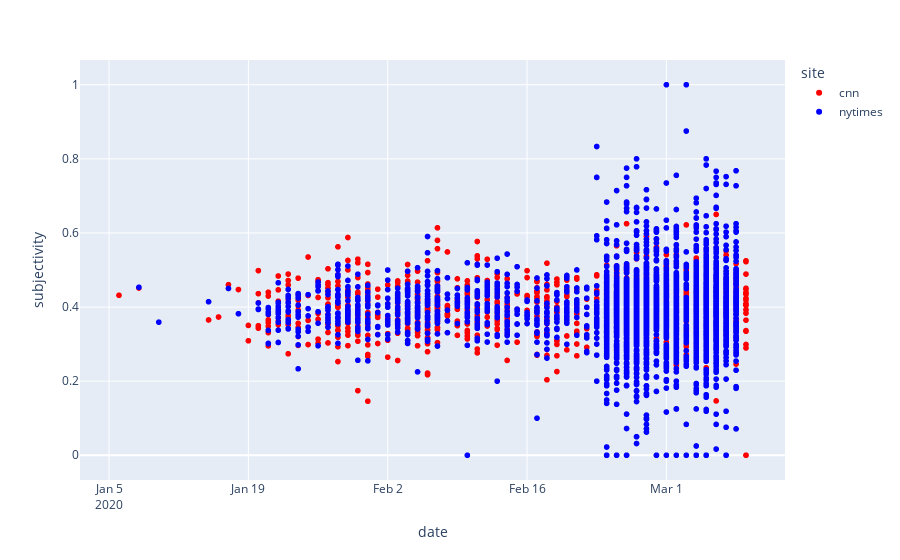

The code cell stored with this chart in its notebook:
### Markdown cell above
What is the trend over time?

### Code cell
px.scatter(articles, x='date', y='subjectivity', color='site', 
           color_discrete_map={'cnn':'red', 'nytimes':'blue'},
           title='Subjectivity of Articles over Time')

### Figure 1 — Plotly figure (JSON) as saved in the notebook; plotly's stock layout.template omitted (floating-point values rounded to 4 significant figures; data arrays with more than 128 entries replaced by an {"elided": "..."} marker saying what was removed)
{"data": [{"hoverlabel": {"namelength": 0}, "hovertemplate": "site=cnn<br>date=%{x}<br>subjectivity=%{y}", "legendgroup": "cnn", "marker": {"color": "red", "symbol": "circle"}, "mode": "markers", "name": "cnn", "showlegend": true, "type": "scattergl", "x": {"elided": "1073 str values"}, "xaxis": "x", "y": {"elided": "1073 float values"}, "yaxis": "y"}, {"hoverlabel": {"namelength": 0}, "hovertemplate": "site=nytimes<br>date=%{x}<br>subjectivity=%{y}", "legendgroup": "nytimes", "marker": {"color": "blue", "symbol": "circle"}, "mode": "markers", "name": "nytimes", "showlegend": true, "type": "scattergl", "x": {"elided": "3452 str values"}, "xaxis": "x", "y": {"elided": "3452 float values"}, "yaxis": "y"}], "layout": {"legend": {"title": {"text": "site"}, "tracegroupgap": 0}, "margin": {"t": 60}, "xaxis": {"anchor": "y", "domain": [0, 1], "title": {"text": "date"}}, "yaxis": {"anchor": "x", "domain": [0, 1], "title": {"text": "subjectivity"}}}}
